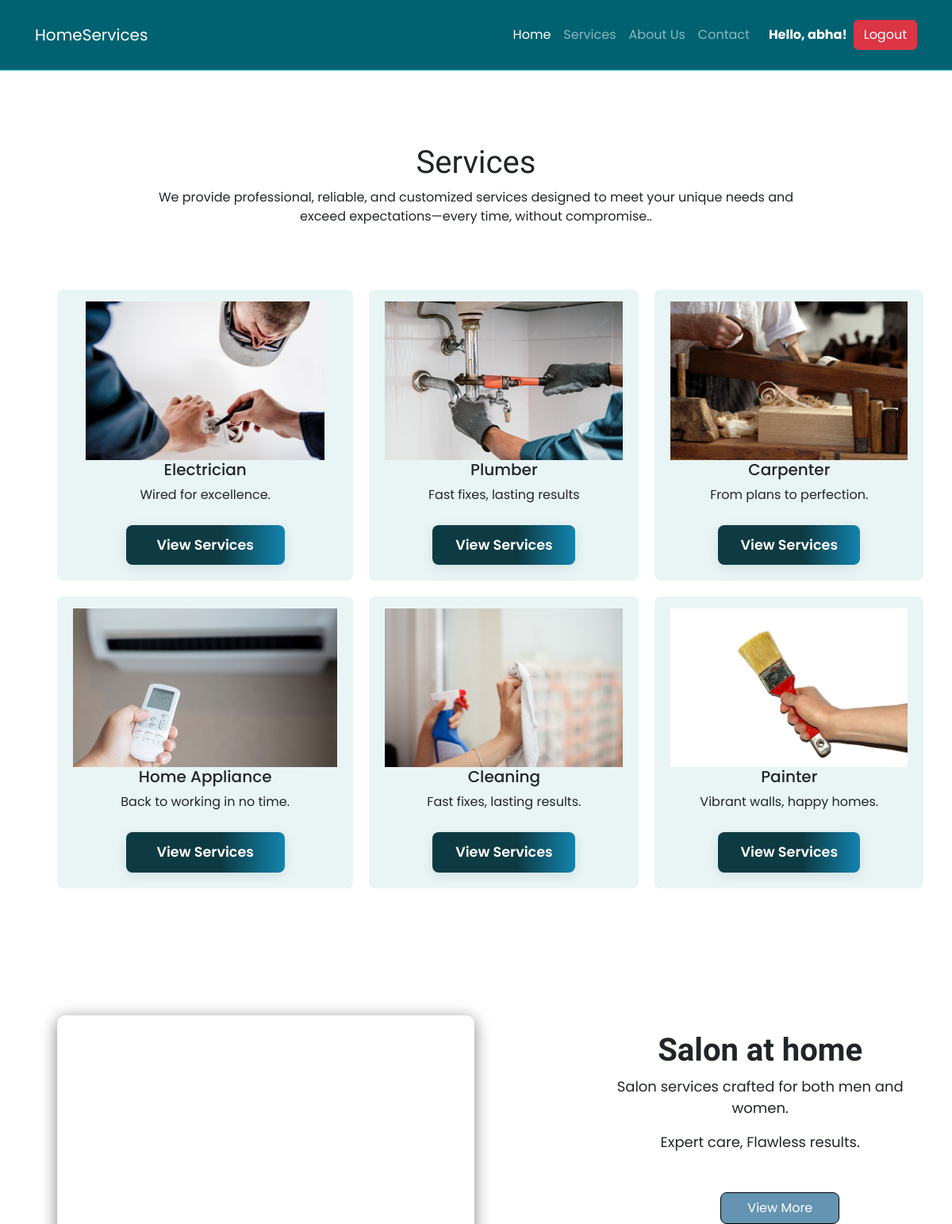
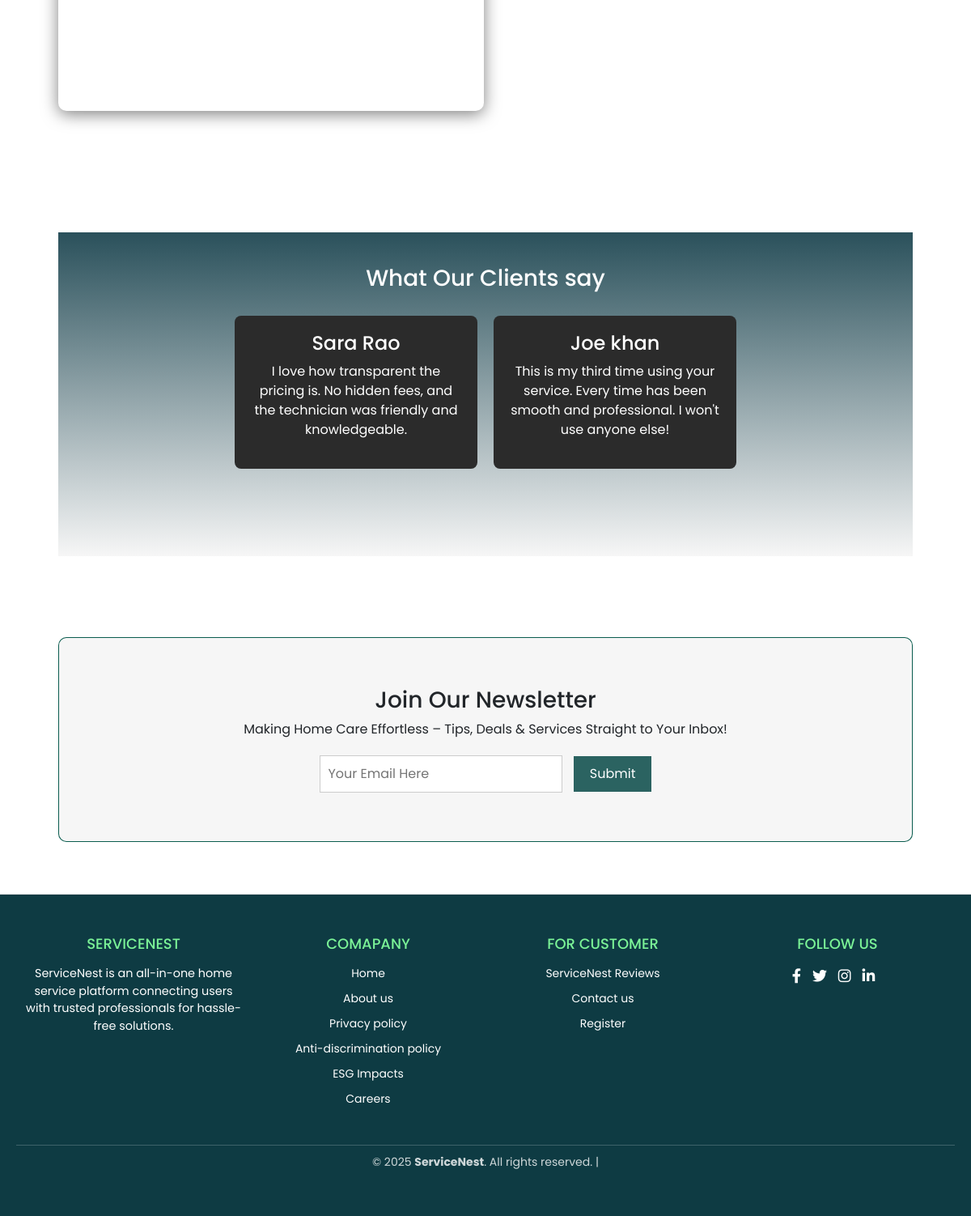
/services/ (signed in), run on the app's committed database (2 pictures, top to bottom).
### home/models.py (models this page shows, shortened)
class MainService(models.Model):
    name = models.CharField(max_length=100)
    description = models.TextField(blank=True, null=True)
    image = models.ImageField(upload_to='main_services/')
    url_name = models.CharField(
        max_length=50,
        help_text="Django URL name for the detail page (e.g., 'electrician', 'appliance')"
    )

### home/views.py (the view)
# urls.py: path('services/', services, name='services'),  # Services page
def services(request):
    main_services = MainService.objects.all()
    return render(request, 'home/services.html', {'main_services': main_services})

### templates/home/services.html (shortened to what this page needs)
{% extends 'base.html' %}
{% load static %}
{% block extra_css %}
<link rel="stylesheet" href="{% static 'css/services.css' %}">
  <link rel="stylesheet" href="https://cdn.jsdelivr.net/npm/bootstrap@5.3.0/dist/css/bootstrap.min.css">
{% endblock %}
{% block content %}
  <section class="services">
    <h1>Services</h1>
    <p>We provide professional, reliable, and customized services designed to meet your unique needs and<br> exceed expectations—every time, without  compromise..</p>
    <div class="services-grid">
      {% for service in main_services %}
      <div class="service">
        <img class="image" src="{{ service.image.url }}" alt="{{ service.name }}">
        <h5>{{ service.name }}</h5>
        <p>{{ service.description }}</p>
        <div class="a">
          <a href="{% url service.url_name %}">View Services</a>
        </div>
      </div>
      {% endfor %}
    </div>
  </section>
  <section class="Newest_Photos">
    <div class="salon_sec">
      <div class="carousel">
      </div>
    <div class="content">
    <div class="desc">
      <h1>Salon at home</h1>
      <p>Salon services crafted for both men and women.</p>
      <p>Expert care, Flawless results.</p>
    </div>
   <div class="bttn">
    <div class="btn"><a href="{% url 'salon' %}">View More</a></div>
</div>
  </section>
  <section class="testimonials">
    <h3>What Our Clients say</h3>
    <div class="testimonial-boxes">
      <div class="testimonial">
        <h4>Sara Rao</h4>
        <p>I love how transparent the pricing is. No hidden fees, and the technician was friendly and knowledgeable.</p>
      </div>
      <div class="testimonial">
        <h4>Joe khan</h4>
        <p>This is my third time using your service. Every time has been smooth and professional. I won't use anyone else!</p>
      </div>
    </div>
  </section>
  <section class="letter">
  <div class="newsletter">
    <h3>Join Our Newsletter</h3>
    <p>Making Home Care Effortless – Tips, Deals & Services Straight to Your Inbox!</p>
    <form>
      <input type="email" placeholder="Your Email Here">
      <button type="submit">Submit</button>
    </form>
  </div>
  </section>
{% endblock%}

### templates/base.html (shortened to what this page needs)
{% load static %}
<!DOCTYPE html>
<html lang="en">
<head>
    <link rel="stylesheet" href="{% static 'css/base.css' %}">
  <link rel="stylesheet" href="https://cdn.jsdelivr.net/npm/bootstrap@5.3.0/dist/css/bootstrap.min.css">
  <link href="https://cdnjs.cloudflare.com/ajax/libs/font-awesome/6.0.0-beta3/css/all.min.css" rel="stylesheet">
    {% block extra_css %}{% endblock %}
</head>
<body>
    <header>
  <nav class="navbar navbar-expand-lg navbar-dark bg-transparent sticky-top">
    <div class="container">
      <a class="navbar-brand" href="{% url 'home' %}">HomeServices</a>
      <div class="collapse navbar-collapse" id="navbarNav">
        <ul class="navbar-nav ms-auto">
          <li class="nav-item"><a class="nav-link active" href="{% url 'home' %}">Home</a></li>
          <li class="nav-item"><a class="nav-link" href="{% url 'services' %}">Services</a></li>
          <li class="nav-item"><a class="nav-link" href="{% url 'about' %}">About Us</a></li>
          <li class="nav-item"><a class="nav-link" href="{% url 'contact' %}">Contact</a></li>
        </ul>
        {% if user.is_authenticated %}
          <span class="navbar-text ms-3 text-white fw-bold">
            Hello, {{ user.username }}!
          </span>
          <a href="{% url 'logout' %}" class="btn btn-danger ms-2">Logout</a>
        {% else %}
          <a href="{% url 'Login' %}" class="btn btn-warning ms-3">Login</a>
          <a href="{% url 'register' %}" class="btn btn-outline-primary ms-2">Register</a>
        {% endif %}
      </div>
    </div>
  </nav>
    </header>
    <main>
        {% block content %}{% endblock %}
    </main>
    <footer class="footer">
        <div class="footer-container">
            <div class="footer-row">
                <div class="footer-col">
                    <h4>ServiceNest</h4>
                    <p> ServiceNest is an all-in-one home service platform connecting users with trusted professionals for hassle-free solutions.</p>
                </div>
                <div class="footer-col">
                    <h4>Comapany</h4>
                    <ul>
                        <li><a href="{% url 'home' %}">Home</a></li>
                        <li><a href="{% url 'about' %}">About us</a></li>
                        <li><a href="#">Privacy policy</a></li>
                        <li><a href="#">Anti-discrimination policy</a></li>
                        <li><a href="#">ESG Impacts</a></li>
                        <li><a href="#">Careers</a></li>
                    </ul>
                </div>
                <div class="footer-col">
                    <h4>For Customer</h4>
                    <ul>
                        <li><a href="#">ServiceNest Reviews</a></li>
                        <li><a href="{% url 'contact' %}">Contact us</a></li>
                        <li><a href="{% url 'register' %}">Register</a></li>
                    </ul>
                </div>
                <div class="footer-col">
                    <h4>Follow Us</h4>
                    <div class="social-links">
                        <a href="#"><i class="fab fa-facebook-f"></i></a>
                        <a href="#"><i class="fab fa-twitter"></i></a>
                        <a href="#"><i class="fab fa-instagram"></i></a>
                        <a href="#"><i class="fab fa-linkedin-in"></i></a>
                    </div>
                </div>
            </div>
        </div>
        <div class="footer-bottom">
            <p>&copy; 2025 <b>ServiceNest</b>. All rights reserved. |
        </div>
    </footer>
</body>
</html>

### static/css/base.css (style rules this page uses)
* { margin: 0; padding: 0; box-sizing: border-box; }
:root { --primary-color: #2c3e50; --secondary-color: #34495e; --accent-color: #d4a373; --background-color: #f7f7f7; --text-color: #ffffff; --muted-text-color: #bdc3c7; --shadow-color: rgba(0, 0, 0, 0.1); }
li { list-style: none; display: inline-block; }
body { font-family: 'Segoe UI', Tahoma, Geneva, Verdana, sans-serif; background-color: #16b9d9; color: #333; line-height: 1.6; }
header { background-color: #006271; border-bottom: 1px solid #12cabd; padding: 1rem 2rem; }
.navbar { display: flex; justify-content: space-between; align-items: center; }
main { padding: 2rem; }
footer { background-color: #ffffff; text-align: center; padding: 1rem; font-size: 0.9rem; border-top: 1px solid #e0e0e0; margin-top: 2rem; }
.footer { background: #0e3b43; color: #ffffff; padding: 40px 20px; text-align: center; }
.footer-container { max-width: 1200px; margin: 0 auto; display: flex; flex-wrap: wrap; justify-content: space-between; gap: 20px; }
.footer-row { display: flex; flex-wrap: wrap; justify-content: space-between; width: 100%; }
.footer-col { flex: 1 1 200px; margin: 10px; }
.footer-col h4 { font-size: 18px; margin-bottom: 15px; color: #7bf397; text-transform: uppercase; }
.footer-col ul { list-style: none; padding: 0; }
.footer-col ul li { margin-bottom: 10px; font-size: 14px; color: #ffffff; transition: color 0.3s ease; display: block; }
.footer-col ul li a { color: #ffffff; text-decoration: none; transition: color 0.3s ease; }
.social-links a { display: inline-block; margin-right: 10px; color: #ffffff; font-size: 18px; transition: color 0.3s ease; }
.footer-bottom { margin-top: 20px; border-top: 1px solid rgba(255, 255, 255, 0.2); padding-top: 10px; font-size: 14px; color: rgba(255, 255, 255, 0.8); }

### static/css/services.css (style rules this page uses)
* { margin: 0; padding: 0; box-sizing: border-box; font-family: 'Poppins', sans-serif; }
h1 { font-family: 'Limelight',sans-serif; margin-top: -20px; }
.services { text-align: center; padding: 60px 20px; }
.services-grid { display: grid; grid-template-columns: repeat(3, 1fr); gap: 20px; margin-top: 80px; padding: 0 20px; }
.service a { display: inline-block; margin-top: 10px; color: inherit; font-weight: bold; }
.service a { width: 60%; padding: 12px; color: #fff; background: linear-gradient(90deg, #0e3b43 60%, #1284ae 100%); border: none; border-radius: 8px; font-size: 1.1rem; font-weight: 600; cursor: pointer; box-shadow: 0 4px 16px rgba(14, 59, 67, 0.10); transition: background 0.3s, transform 0.2s; }
.service a { color: #fff; text-decoration: none; }
img { height: 200px; margin-top: -5px; }
.service { background: #e9f4f5f6; padding: 20px; border-radius: 8px; }
.testimonials { background: linear-gradient(#224a55f6, #f6f6f6f6),center/cover no-repeat; color: #fff; padding: 40px; margin-top: 150px; text-align: center; margin-left: 40px; margin-right: 40px; height: 400px; }
.testimonial-boxes { display: flex; justify-content: center; gap: 20px; margin-top: 30px; }
.testimonial { background: #2b2b2b; padding: 20px; border-radius: 8px; width: 300px; }
.letter { padding-top: 100px; padding-left: 40px; padding-right: 40px; }
.newsletter { background: #f6f6f6; padding: 60px 20px; text-align: center; border: 1px solid #025748f6; border-radius: 10px; }
.newsletter form { margin-top: 20px; }
.newsletter input { padding: 10px; width: 300px; border: 1px solid #ccc; margin-right: 10px; }
.newsletter button { padding: 10px 20px; background: #2b6361; color: #fff; border: none; cursor: pointer; font-style: none; }
.carousel { position: relative; width: 50%; max-width: 800px; height: 400px; overflow: hidden; border-radius: 10px; box-shadow: 0 4px 20px rgba(0,0,0,0.5); }
.bttn .btn a { text-decoration: none; color: #fff; }
.Newest_Photos { padding-top: 100px; padding-left: 40px; }
.salon_sec { display: flex; flex-direction: row; gap: 150px; }
.salon_sec .desc h1 { font-weight: bold; text-align: center; padding-top: 20px; }
.salon_sec .desc p { font-size: large; text-align: center; }
.salon_sec .bttn { border: 1px solid black; width: 150px; color: #fff; text-decoration: none; height: 40px; text-align: center; margin-left: 160px; margin-top: 50px; border-radius: .5rem; background-color:rgb(100, 148, 177); ; }

### data on the page
MainService: image (picture), name "Electrician", description "Wired for excellence."
MainService: image (picture), name "Plumber", description "Fast fixes, lasting results"
MainService: image (picture), name "Carpenter", description "From plans to perfection."
MainService: image (picture), name "Home Appliance", description "Back to working in no time."
MainService: image (picture), name "Cleaning", description "Fast fixes, lasting results."
MainService: image (picture), name "Painter", description "Vibrant walls, happy homes."

### other printed values
{{ user.username }} "abha"
